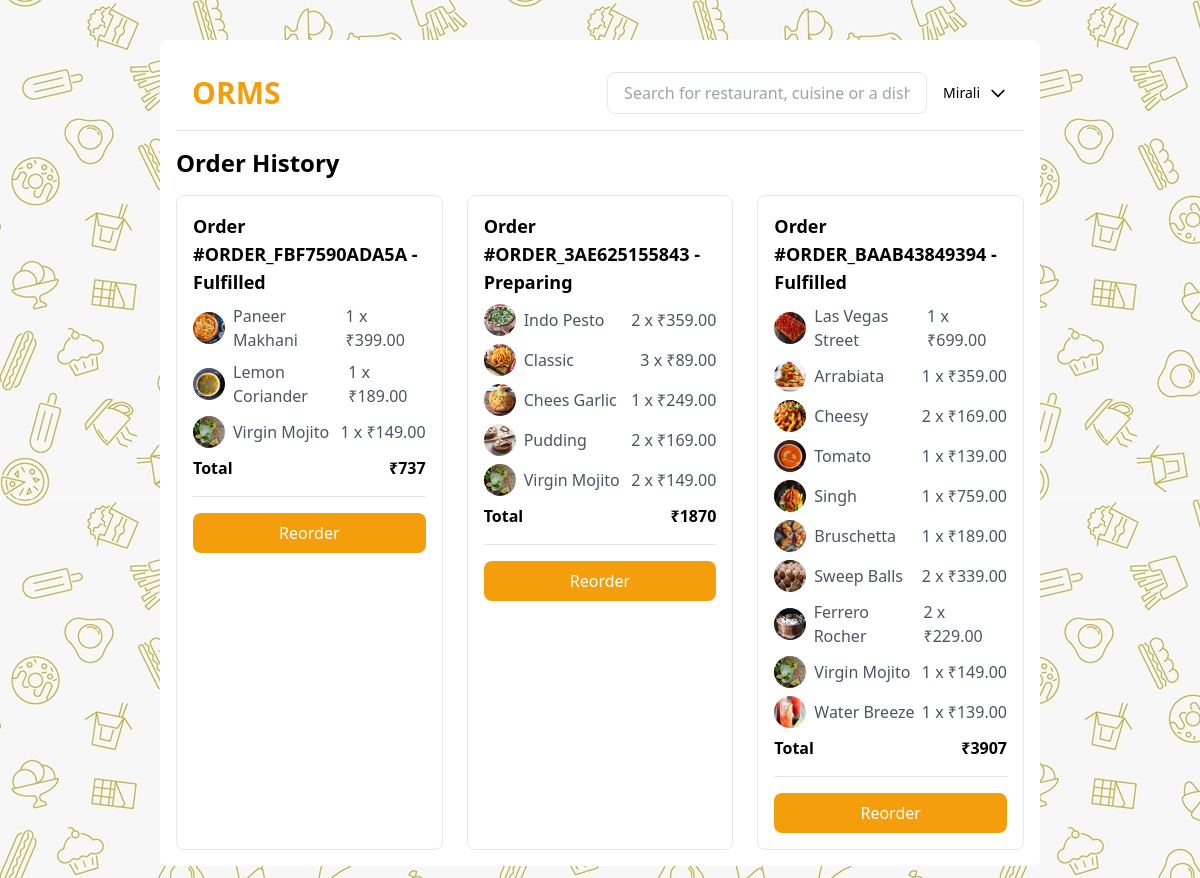
Screenshot of /order_history.php (signed in) with the database file from the repository.
### tables this page shows
CREATE TABLE `order_history` (
  `id` int(11) NOT NULL,
  `order_id` char(255) NOT NULL,
  `user_id` text NOT NULL,
  `products` longtext NOT NULL CHECK (json_valid(`products`)),
  `total_price` decimal(10,2) NOT NULL,
  `order_is_fulfilled` tinyint(1) NOT NULL DEFAULT 0,
  `created_at` timestamp NOT NULL DEFAULT current_timestamp(),
  `updated_at` timestamp NOT NULL DEFAULT current_timestamp() ON UPDATE current_timestamp()
);

CREATE TABLE `product` (
  `id` int(11) NOT NULL,
  `product_id` char(16) NOT NULL,
  `product_img` varchar(255) DEFAULT NULL,
  `product_name` varchar(100) NOT NULL,
  `product_description` text DEFAULT NULL,
  `product_category_id` char(16) NOT NULL,
  `isveg` tinyint(1) NOT NULL DEFAULT 0,
  `product_price` decimal(10,2) NOT NULL,
  `product_status` tinyint(1) NOT NULL DEFAULT 1,
  `created_at` timestamp NOT NULL DEFAULT current_timestamp(),
  `updated_at` timestamp NOT NULL DEFAULT current_timestamp() ON UPDATE current_timestamp()
);

### order_history.php (the view, shortened to what this page needs)
<?php
include('includes/conn.php');
$user_id = $_SESSION['user_id'];
$query = "SELECT * FROM order_history WHERE user_id = ? ORDER BY created_at DESC";
$stmt = $conn->prepare($query);
$stmt->bind_param("s", $user_id);
$stmt->execute();
$result = $stmt->get_result();
?>
<!DOCTYPE html>
<html lang="en">
<head>
    <link href="https://cdn.jsdelivr.net/npm/tailwindcss@latest/dist/tailwind.min.css" rel="stylesheet">
</head>
<body class="lg:mx-40" style="background-image: url('assets/img/background.jpg'); background-repeat: repeat;">
<div class="bg-white w-full lg:my-10 mx-auto p-4 rounded-lg">
  <header class="flex flex-col md:flex-row items-center justify-between p-4 border-b mb-4">
    <div class="flex items-center mb-4 md:mb-0">
      <h1 class="text-3xl font-bold text-yellow-500">ORMS</h1>
    </div>
    <div class="flex items-center space-x-4">
        <input type="text" placeholder="Search for restaurant, cuisine or a dish" class="px-4 py-2 border rounded-lg w-full md:w-80">
        <div class="flex items-center space-x-2 relative cursor-pointer" id="dropdownButton">
            <span class="text-sm"><?php echo $_SESSION['fullname'] ?></span>
            <svg class="w-5 h-5" fill="none" stroke="currentColor" viewBox="0 0 24 24" xmlns="http://www.w3.org/2000/svg">
                <path stroke-linecap="round" stroke-linejoin="round" stroke-width="2" d="M19 9l-7 7-7-7"></path>
            </svg>
        </div>
    </div>
  </header>
  <h2 class="text-2xl font-bold mb-4">Order History</h2>
  <div class="grid grid-cols-1 md:grid-cols-3 gap-6">
    <?php while ($order = $result->fetch_assoc()): ?>
      <div class="border rounded-lg overflow-hidden">
        <div class="p-4">
          <h3 class="font-bold text-lg mb-2">Order #<?php echo htmlspecialchars($order['order_id']); ?> - <?= $order['order_is_fulfilled'] == 1 ? 'Fulfilled' : 'Preparing'; ?></h3>
          <div class="border-b pb-4 mb-4">
            <?php
            $order_id = $order['order_id'];
            $query_products = "SELECT products FROM order_history WHERE order_id = ?";
            $stmt_products = $conn->prepare($query_products);
            $stmt_products->bind_param("s", $order_id);
            $stmt_products->execute();
            $result_products = $stmt_products->get_result();
            $products = json_decode($result_products->fetch_assoc()['products'], true);
            $total_amount = 0;
            foreach ($products as $product):
              $product_id = $product['product_id'];
              $quantity = $product['quantity'];
              $query_product = "SELECT product_img, product_name, product_price FROM product WHERE product_id = ?";
              $stmt_product = $conn->prepare($query_product);
              $stmt_product->bind_param("s", $product_id);
              $stmt_product->execute();
              $result_product = $stmt_product->get_result();
              $product_data = $result_product->fetch_assoc();
              $item_total = $product_data['product_price'] * $quantity;
              $total_amount += $item_total;
            ?>
              <div class="flex justify-between items-center mb-2">
                <div class="flex items-center">
                  <img src="<?php echo htmlspecialchars($product_data['product_img']); ?>" alt="<?php echo htmlspecialchars($product_data['product_name']); ?>" class="w-8 h-8 rounded-full mr-2">
                  <span class="text-gray-600"><?php echo htmlspecialchars($product_data['product_name']); ?></span>
                </div>
                <span class="text-gray-600"><?php echo htmlspecialchars($quantity); ?> x ₹<?php echo htmlspecialchars($product_data['product_price']); ?></span>
              </div>
            <?php endforeach; ?>
            <div class="flex justify-between items-center font-bold">
              <span>Total</span>
              <span>₹<?php echo htmlspecialchars($total_amount); ?></span>
            </div>
          </div>
          <form method="POST">
            <button type="submit" name="reorder" class="w-full bg-yellow-500 text-white py-2 rounded-lg">Reorder</button>
          </form>
        </div>
      </div>
    <?php endwhile; ?>
  </div>
</div>
</body>
</html>

### rows the page displays
order_history: order "ORDER_FBF7590ADA5A", order_is_fulfilled "Fulfilled", total_amount "737"
product: product_img (picture), product_name "Paneer Makhani", quantity "1", product_price "399.00"
product: product_img (picture), product_name "Lemon Coriander", quantity "1", product_price "189.00"
product: product_img (picture), product_name "Virgin Mojito", quantity "1", product_price "149.00", quantity "2"
order_history: order "ORDER_3AE625155843", order_is_fulfilled "Preparing", total_amount "1870"
product: product_img (picture), product_name "Indo Pesto", quantity "2", product_price "359.00"
product: product_img (picture), product_name "Classic", quantity "3", product_price "89.00"
product: product_img (picture), product_name "Chees Garlic", quantity "1", product_price "249.00"
product: product_img+product_name (picture), product_name "Pudding", quantity "2", product_price "169.00"
order_history: order "ORDER_BAAB43849394", order_is_fulfilled "Fulfilled", total_amount "3907"
product: product_img (picture), product_name "Las Vegas Street", quantity "1", product_price "699.00"
product: product_img (picture), product_name "Arrabiata", quantity "1", product_price "359.00"
product: product_img (picture), product_name "Cheesy", quantity "2", product_price "169.00"
product: product_img (picture), product_name "Tomato", quantity "1", product_price "139.00"
product: product_img (picture), product_name "Singh", quantity "1", product_price "759.00"
product: product_img+product_name (picture), product_name "Bruschetta", quantity "1", product_price "189.00"
product: product_img (picture), product_name "Sweep Balls", quantity "2", product_price "339.00"
product: product_img (picture), product_name "Ferrero Rocher", quantity "2", product_price "229.00"
product: product_img (picture), product_name "Water Breeze", quantity "1", product_price "139.00"

### other values shown
$_SESSION['fullname'] "Mirali"
